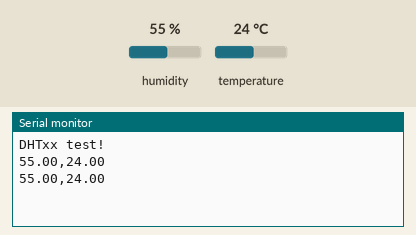
Simulated run of this sketch. Board: Arduino Uno, built with avr-gcc and run on an emulated ATmega328P. Parts: the last lines printed to the serial monitor. The inputs (shaded band) are chosen by the test bench; at power-on: humidity 55 %, temperature 24 °C.

Above: at 4.8 s.
4.9 s: humidity set to 22 %
At 6.6 s:
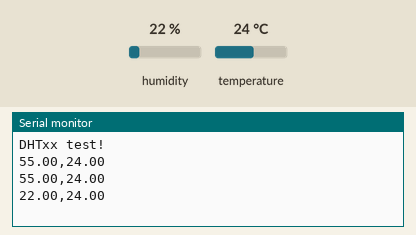
7.9 s: temperature set to 12 °C
At 9.5 s:
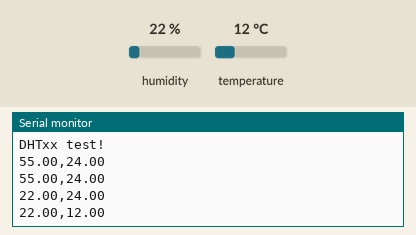
10.9 s: humidity set to 40 %
At 13.0 s:
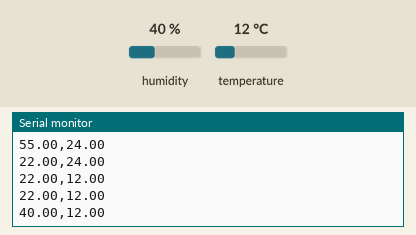
Timing chart, 0 to 14.5 s (numbered marks = the images above; inputs shaded):
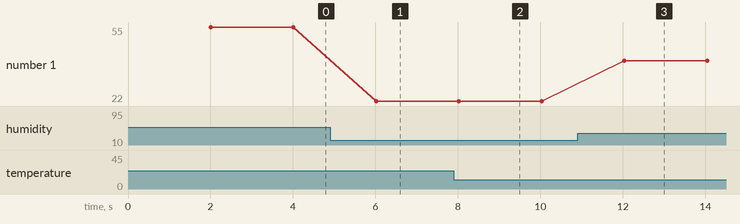

Measured:
- after the input at 4.9 s, the serial monitor: prints a new line after 1.1 s (image 1)
- after the input at 7.9 s, the serial monitor: prints a new line after 0.12 s (image 2)
- after the input at 10.9 s, the serial monitor: prints a new line after 1.1 s (image 3)
- plotted number 1: 55 → 22 after the input at 4.9 s, 22 → 40 after the input at 10.9 s

The sketch:

DHT11.ino
```cpp
// Example testing sketch for various DHT humidity/temperature sensors
// Written by ladyada, public domain

// REQUIRES the following Arduino libraries:
// - DHT Sensor Library: https://github.com/adafruit/DHT-sensor-library
// - Adafruit Unified Sensor Lib: https://github.com/adafruit/Adafruit_Sensor

#include "DHT.h"

#define DHTPIN 2     // Digital pin connected to the DHT sensor

// Sensor type
#define DHTTYPE DHT22   // DHT 22  (AM2302), AM2321

// Connect pin 1 (on the left) of the sensor to +5V
// NOTE: If using a board with 3.3V logic like an Arduino Due connect pin 1
// to 3.3V instead of 5V!
// Connect pin 2 of the sensor to whatever your DHTPIN is
// Connect pin 3 (on the right) of the sensor to GROUND (if your sensor has 3 pins)
// Connect pin 4 (on the right) of the sensor to GROUND and leave the pin 3 EMPTY (if your sensor has 4 pins)
// Connect a 10K resistor from pin 2 (data) to pin 1 (power) of the sensor

// Initialize DHT sensor.
DHT dht(DHTPIN, DHTTYPE);

void setup() {
  Serial.begin(9600);
  Serial.println(F("DHTxx test!"));

  dht.begin();
}

void loop() {
  // Wait a few seconds between measurements.
  delay(2000);

  // Reading temperature or humidity takes about 250 milliseconds!
  // Sensor readings may also be up to 2 seconds 'old' (its a very slow sensor)
  float h = dht.readHumidity();

  // Read temperature as Celsius (the default)
  float t = dht.readTemperature();

  // Optional: Read temperature as Fahrenheit
  // Read temperature as Fahrenheit (isFahrenheit = true)
  //float f = dht.readTemperature(true);

  // Check if any reads failed and exit early (to try again).
  if (isnan(h) || isnan(t)) {
    Serial.println(F("Failed to read from DHT sensor!"));
    return;
  }

  // Compute heat index in Fahrenheit (the default)
//  float hif = dht.computeHeatIndex(f, h);
  // Compute heat index in Celsius (isFahreheit = false)
//  float hic = dht.computeHeatIndex(t, h, false);

//  Serial.print(F("Humidity"));
  Serial.print(h);
  Serial.print(F(","));
  Serial.println(t);
//  Serial.print(F("°C "));
//  Serial.print(f);
//  Serial.print(F("°F  Heat index: "));
//  Serial.print(hic);
//  Serial.print(F("°C "));
//  Serial.print(hif);
//  Serial.println(F("°F"));
}
```
